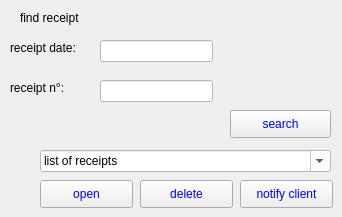
                  <widget class="QWidget" name="tabWidgetPage1">
                   <attribute name="title">
                    <string>1</string>
                   </attribute>
                   <widget class="QLabel" name="label_71">
                    <property name="geometry">
                     <rect>
                      <x>20</x>
                      <y>10</y>
                      <width>71</width>
                      <height>16</height>
                     </rect>
                    </property>
                    <property name="text">
                     <string>find receipt</string>
                    </property>
                   </widget>
                   <widget class="QLineEdit" name="lineEdit_7">
                    <property name="geometry">
                     <rect>
                      <x>100</x>
                      <y>40</y>
                      <width>113</width>
                      <height>22</height>
                     </rect>
                    </property>
                    <property name="styleSheet">
                     <string notr="true">background-color: rgb(255, 255, 255);</string>
                    </property>
                   </widget>
                   <widget class="QLabel" name="label_72">
                    <property name="geometry">
                     <rect>
                      <x>10</x>
                      <y>40</y>
                      <width>81</width>
                      <height>16</height>
                     </rect>
                    </property>
                    <property name="text">
                     <string>receipt date:</string>
                    </property>
                   </widget>
                   <widget class="QLineEdit" name="lineEdit_8">
                    <property name="geometry">
                     <rect>
                      <x>100</x>
                      <y>80</y>
                      <width>113</width>
                      <height>22</height>
                     </rect>
                    </property>
                    <property name="styleSheet">
                     <string notr="true">
background-color: rgb(255, 255, 255);</string>
                    </property>
                   </widget>
                   <widget class="QLabel" name="label_73">
                    <property name="geometry">
                     <rect>
                      <x>10</x>
                      <y>80</y>
                      <width>71</width>
                      <height>16</height>
                     </rect>
                    </property>
                    <property name="text">
                     <string>receipt n°:</string>
                    </property>
                   </widget>
                   <widget class="QComboBox" name="list_facture">
                    <property name="geometry">
                     <rect>
                      <x>40</x>
                      <y>150</y>
                      <width>291</width>
                      <height>22</height>
                     </rect>
                    </property>
                    <property name="layoutDirection">
                     <enum>Qt::LeftToRight</enum>
                    </property>
                    <property name="styleSheet">
                     <string notr="true">background-color: rgb(255, 255, 255);</string>
                    </property>
                    <property name="editable">
                     <bool>true</bool>
                    </property>
                    <property name="currentText">
                     <string>list of receipts</string>
                    </property>
                   </widget>
                   <widget class="QPushButton" name="pushButton_5">
                    <property name="geometry">
                     <rect>
                      <x>230</x>
                      <y>110</y>
                      <width>101</width>
                      <height>28</height>
                     </rect>
                    </property>
                    <property name="styleSheet">
                     <string notr="true">color: rgb(0, 0, 255);</string>
                    </property>
                    <property name="text">
                     <string>search</string>
                    </property>
                   </widget>
                   <widget class="QPushButton" name="pushButton_6">
                    <property name="geometry">
                     <rect>
                      <x>40</x>
                      <y>180</y>
                      <width>93</width>
                      <height>28</height>
                     </rect>
                    </property>
                    <property name="styleSheet">
                     <string notr="true">color: rgb(0, 0, 255);</string>
                    </property>
                    <property name="text">
                     <string>open</string>
                    </property>
                   </widget>
                   <widget class="QPushButton" name="delete_button">
                    <property name="geometry">
                     <rect>
                      <x>140</x>
                      <y>180</y>
                      <width>93</width>
                      <height>28</height>
                     </rect>
                    </property>
                    <property name="styleSheet">
                     <string notr="true">color: rgb(0, 0, 255);</string>
                    </property>
                    <property name="text">
                     <string>delete</string>
                    </property>
                   </widget>
                   <widget class="QPushButton" name="pushButton_7">
                    <property name="geometry">
                     <rect>
                      <x>240</x>
                      <y>180</y>
                      <width>93</width>
                      <height>28</height>
                     </rect>
                    </property>
                    <property name="styleSheet">
                     <string notr="true">color: rgb(0, 0, 255);</string>
                    </property>
                    <property name="text">
                     <string>notify client</string>
                    </property>
                   </widget>
                  </widget>
